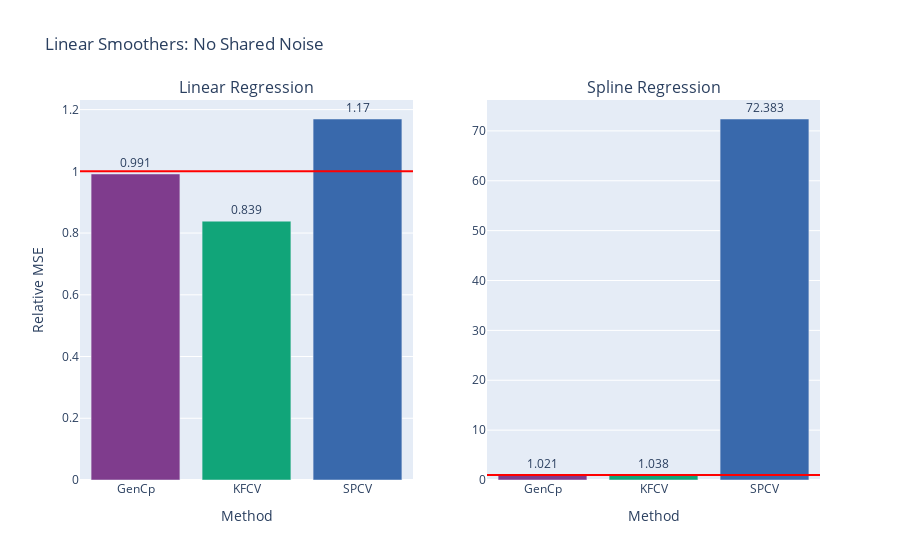

Notebook cell for this chart:
### Code cell
fig = gen_model_barplots(
    model_errs, 
    model_names, 
    est_names, 
    title="Linear Smoothers: No Shared Noise"
)
fig.show()

### Figure 1 — Plotly figure (JSON) as saved in the notebook; plotly's stock layout.template omitted (floating-point values rounded to 4 significant figures)
{"data": [{"marker": {"color": ["rgb(127, 60, 141)", "rgb(17, 165, 121)", "rgb(57, 105, 172)", "rgb(242, 183, 1)", "rgb(231, 63, 116)", "rgb(128, 186, 90)", "rgb(230, 131, 16)", "rgb(0, 134, 149)", "rgb(207, 28, 144)", "rgb(249, 123, 114)", "rgb(165, 170, 153)"]}, "text": [0.991, 0.839, 1.17], "textposition": "outside", "type": "bar", "x": ["GenCp", "KFCV", "SPCV"], "xaxis": "x", "y": [0.9914, 0.8386, 1.17], "yaxis": "y"}, {"marker": {"color": ["rgb(127, 60, 141)", "rgb(17, 165, 121)", "rgb(57, 105, 172)", "rgb(242, 183, 1)", "rgb(231, 63, 116)", "rgb(128, 186, 90)", "rgb(230, 131, 16)", "rgb(0, 134, 149)", "rgb(207, 28, 144)", "rgb(249, 123, 114)", "rgb(165, 170, 153)"]}, "text": [1.021, 1.038, 72.38], "textposition": "outside", "type": "bar", "x": ["GenCp", "KFCV", "SPCV"], "xaxis": "x2", "y": [1.021, 1.038, 72.38], "yaxis": "y2"}], "layout": {"annotations": [{"font": {"size": 16}, "showarrow": false, "text": "Linear Regression", "x": 0.225, "xanchor": "center", "xref": "paper", "y": 1, "yanchor": "bottom", "yref": "paper"}, {"font": {"size": 16}, "showarrow": false, "text": "Spline Regression", "x": 0.775, "xanchor": "center", "xref": "paper", "y": 1, "yanchor": "bottom", "yref": "paper"}], "shapes": [{"line": {"color": "red"}, "type": "line", "x0": 0, "x1": 1, "xref": "x domain", "y0": 1, "y1": 1, "yref": "y"}, {"line": {"color": "red"}, "type": "line", "x0": 0, "x1": 1, "xref": "x2 domain", "y0": 1, "y1": 1, "yref": "y2"}], "showlegend": false, "title": {"text": "Linear Smoothers: No Shared Noise"}, "xaxis": {"anchor": "y", "domain": [0, 0.45], "title": {"text": "Method"}}, "xaxis2": {"anchor": "y2", "domain": [0.55, 1], "title": {"text": "Method"}}, "yaxis": {"anchor": "x", "domain": [0, 1], "title": {"text": "Relative MSE"}}, "yaxis2": {"anchor": "x2", "domain": [0, 1]}}}
